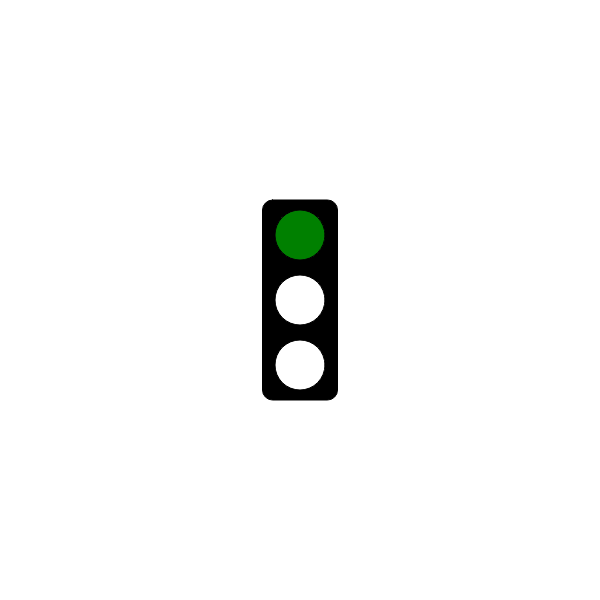
Frame 1 (no input)
Frame 60 (no input): identical to frame 1, image omitted
Frame 120 (the mouse pressed at the canvas centre since frame 60): identical to frame 1, image omitted

The p5.js sketch that drew this single still picture (run headless with seeded random() and noise() and a simulated clock; from frame 60 on, the mouse is pressed at the canvas centre):

// p5.js sketch
// ── sketch.js
// Project Title
// Your Name
// Date
//
// Extra for Experts:
// - describe what you did to take this project "above and beyond"
const GREEN = 'green';
const YELLOW = 'yellow';
const RED = 'red';
let state = GREEN;
let lastSwitchTime = 0;
let greenlightduration = 3000;
let yellowlightduration = 500;
let redlightduration = 3000;

async function setup() {
  createCanvas(600, 600);
}

function draw() {
  background(255);
  drawOutlineOfLights();
  trafficLight();
  chooseCorrectLight();
}

function chooseCorrectLight() {
  if (state === GREEN && millis() >= lastSwitchTime + greenlightduration) {
    state = YELLOW;
    lastSwitchTime = millis();
  }

  if (state === YELLOW && millis() >= lastSwitchTime + yellowlightduration) {
    state = RED;
    lastSwitchTime = millis();
  }

  if (state === RED && millis() >= lastSwitchTime + redlightduration) {
    state = GREEN;
    lastSwitchTime = millis();
  }
} 

function drawOutlineOfLights() {
  //box
  rectMode(CENTER);
  fill(0);
  rect(width/2, height/2, 75, 200, 10);

  //lights
  fill(255);
  ellipse(width/2, height/2 - 65, 50, 50); //top
  ellipse(width/2, height/2, 50, 50); //middle
  ellipse(width/2, height/2 + 65, 50, 50); //bottom
}

function trafficLight() {
  if (state === GREEN) {
    fill('green');
    ellipse(width/2, height/2 - 65, 50, 50);
  }
  if (state === YELLOW) {
    fill('yellow');
    ellipse(width/2, height/2, 50, 50);
  }
  if (state === RED) {
    fill('red');
    ellipse(width/2, height/2 + 65, 50, 50);
  }
}
